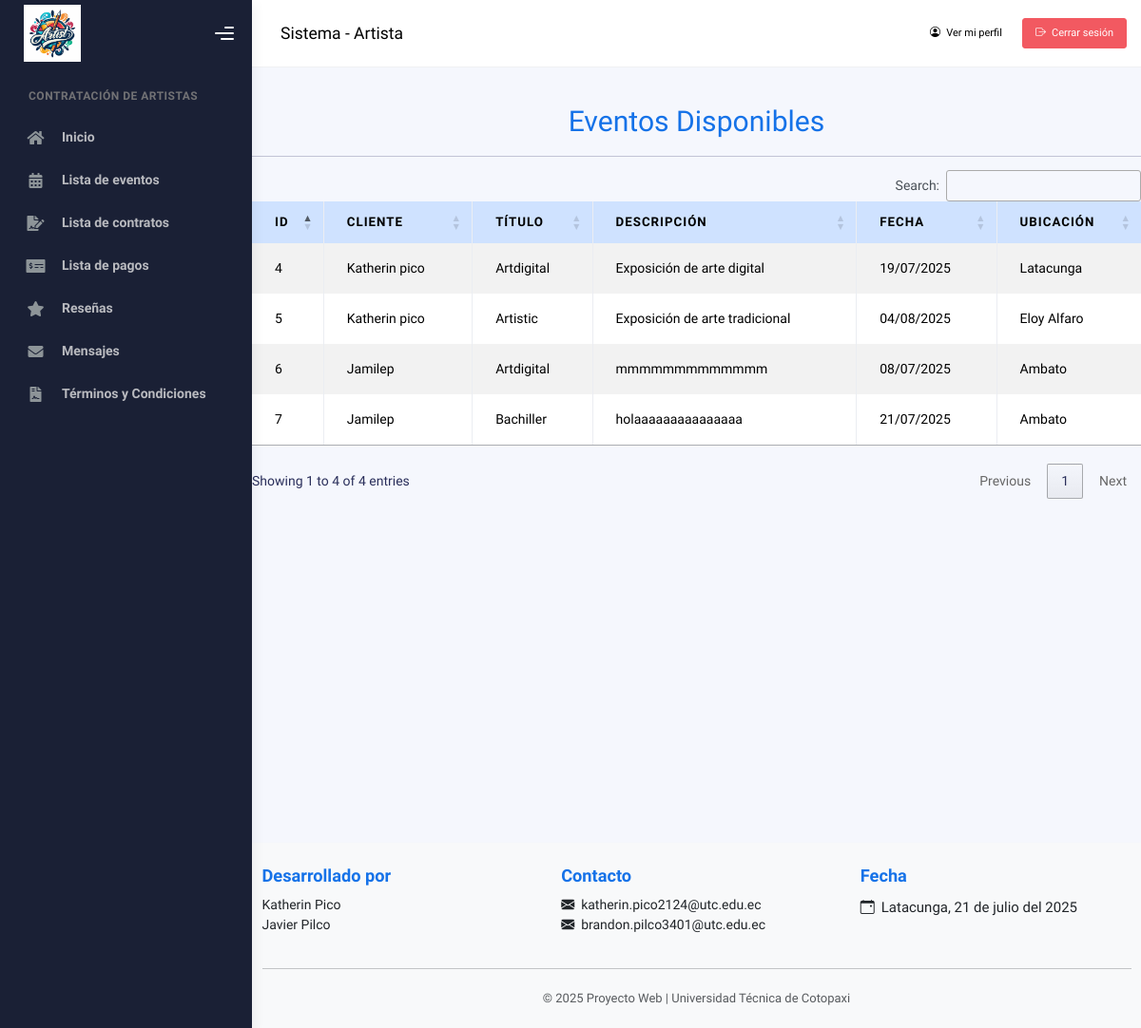
The app's page /artista/eventos/ (signed in), older data.
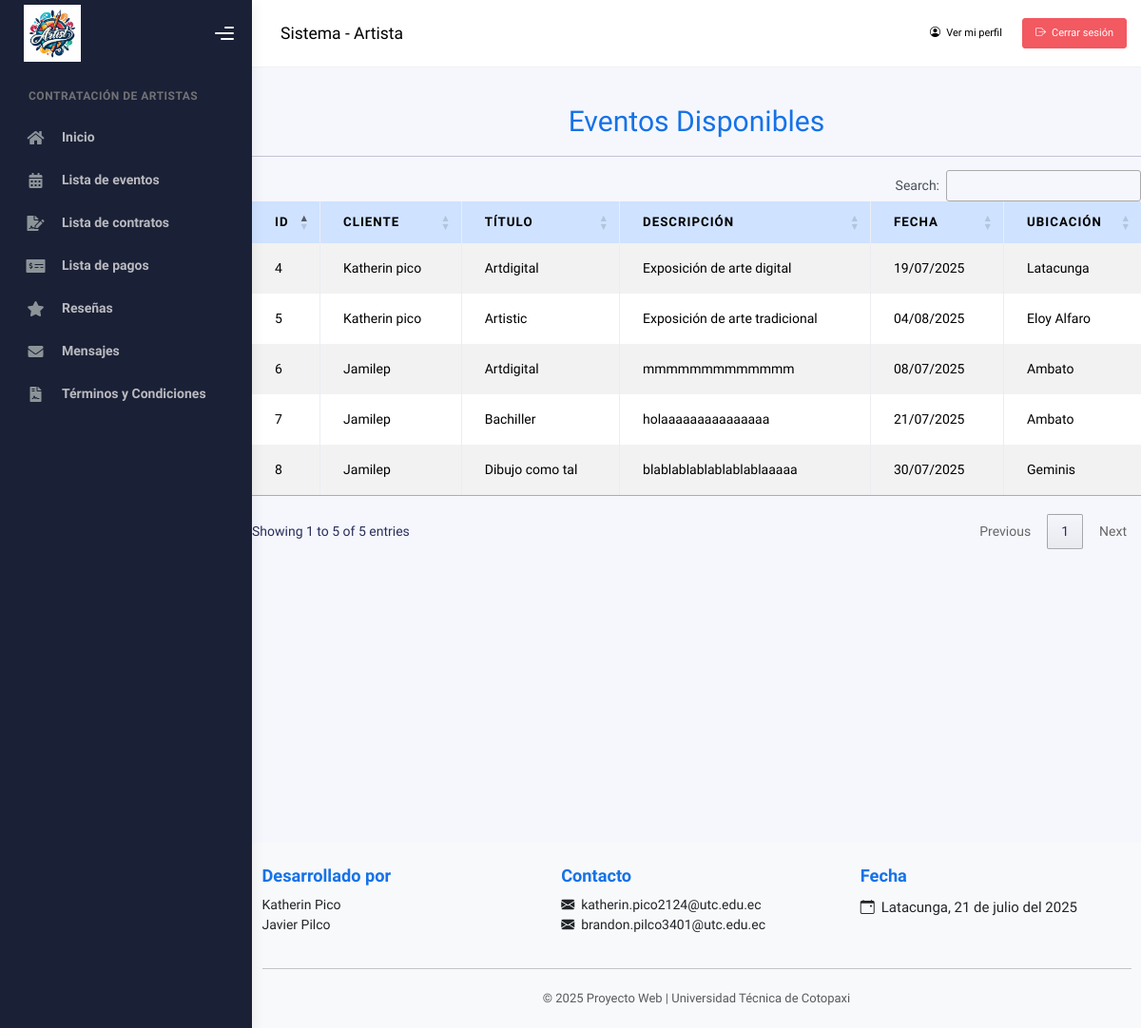
The same page, newer data.
### Aplicaciones/gestionContratos/models.py (models this page shows, shortened)
class Evento(models.Model):
    cliente = models.ForeignKey(Usuario, on_delete=models.CASCADE, limit_choices_to={'rol': 'Cliente'})
    titulo = models.CharField(max_length=100)
    descripcion = models.TextField()
    fecha = models.DateField()
    ubicacion = models.CharField(max_length=200)
    class Meta:
        ordering = ['fecha']

class Usuario(AbstractUser):
    telefono = models.CharField(max_length=10)
    direccion = models.TextField()
    rol = models.CharField(max_length=20, choices=ROL_CHOICES, default='Cliente')
    verificado = models.BooleanField(default=False)
    bloqueado = models.BooleanField(default=False)
    foto_perfil = models.ImageField(upload_to='usuarios/perfil/', null=True, blank=True)
    portafolio_pdf = models.FileField(upload_to='usuarios/portafolios/', null=True, blank=True)
    facebook_url = models.URLField(max_length=200, null=True, blank=True)
    x_url = models.URLField("X (Twitter)", max_length=200, null=True, blank=True)
    web_url = models.URLField("Página web", max_length=200, null=True, blank=True)
    groups = models.ManyToManyField(
        Group,
        related_name='usuarios',
        blank=True,
        help_text='Grupos a los que pertenece el usuario.',
        verbose_name='grupos',
    )
    user_permissions = models.ManyToManyField(
        Permission,
        related_name='usuarios_permisos',
        blank=True,
        help_text='Permisos específicos para el usuario.',
        verbose_name='permisos de usuario',
    )

### Aplicaciones/gestionContratos/views.py (the view)
# urls.py: path('artista/eventos/', views.eventos_artista, name='eventos_artista'),
def eventos_artista(request):
    usuario_id = request.session.get('usuario_id')
    if not usuario_id:
        return redirect('login')
    usuario = Usuario.objects.get(id=usuario_id)
    if usuario.rol != 'Artista':
        messages.error(request, "No tienes permisos para acceder a esta sección.")
        return redirect('dashboard_artista')
    eventos = Evento.objects.all()
    return render(request, 'artista/eventos/lista_eventos.html', {'eventos': eventos})

### Aplicaciones/gestionContratos/templates/artista/eventos/lista_eventos.html (shortened to what this page needs)
{% extends 'artista/plantilla.html' %}
{% load static %}
{% block contenido %}
<br><br><br>
<div class="container mt-5">
    <h1 class="text-center text-primary">Eventos Disponibles</h1>
    <hr>
    <table class="table table-bordered table-striped table-hover" id="tbl_evento">
        <thead class="table-primary">
            <tr>
                <th>ID</th>
                <th>CLIENTE</th>
                <th>TÍTULO</th>
                <th>DESCRIPCIÓN</th>
                <th>FECHA</th>
                <th>UBICACIÓN</th>
            </tr>
        </thead>
        <tbody>
            {% for evento in eventos %}
            <tr>
                <td>{{ evento.id }}</td>
                <td>{{ evento.cliente.first_name }} {{ evento.cliente.last_name }}</td>
                <td>{{ evento.titulo }}</td>
                <td>{{ evento.descripcion|truncatechars:40 }}</td>
                <td>{{ evento.fecha|date:"d/m/Y" }}</td>
                <td>{{ evento.ubicacion }}</td>
            </tr>
            {% empty %}
            <tr>
                <td colspan="5" class="text-center">No hay eventos disponibles.</td>
            </tr>
            {% endfor %}
        </tbody>
    </table>
</div>
<br><br><br>
{% endblock %}

Row changes from the older to the newer data that the page shows:
added Evento: id "8", cliente.first_name "Jamilep", titulo "Dibujo como tal", descripcion "blablablablablablablaaaaa", fecha "30/07/2025", ubicacion "Geminis"
Text that changed along with them:
text written by a page script: "Search: Showing 1 to 4 of 4 entries Previous 1 Next" → "Search: Showing 1 to 5 of 5 entries Previous 1 Next"
